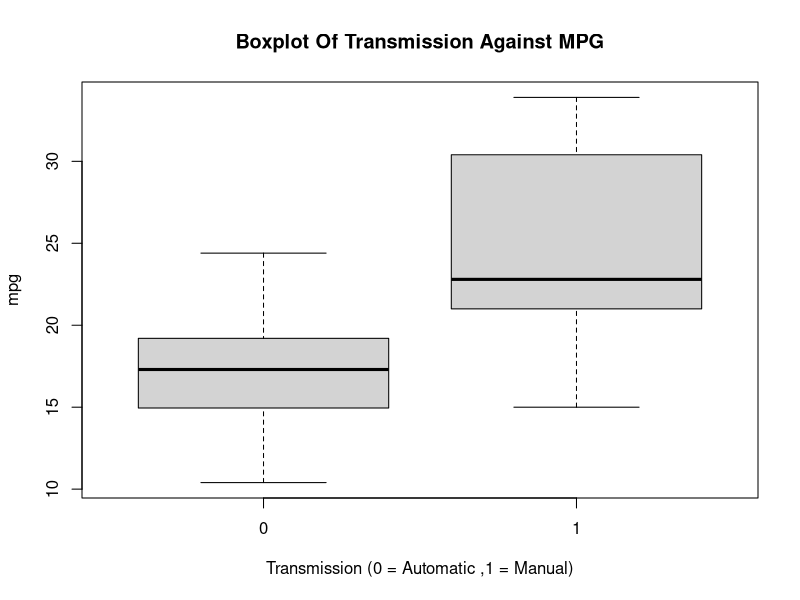
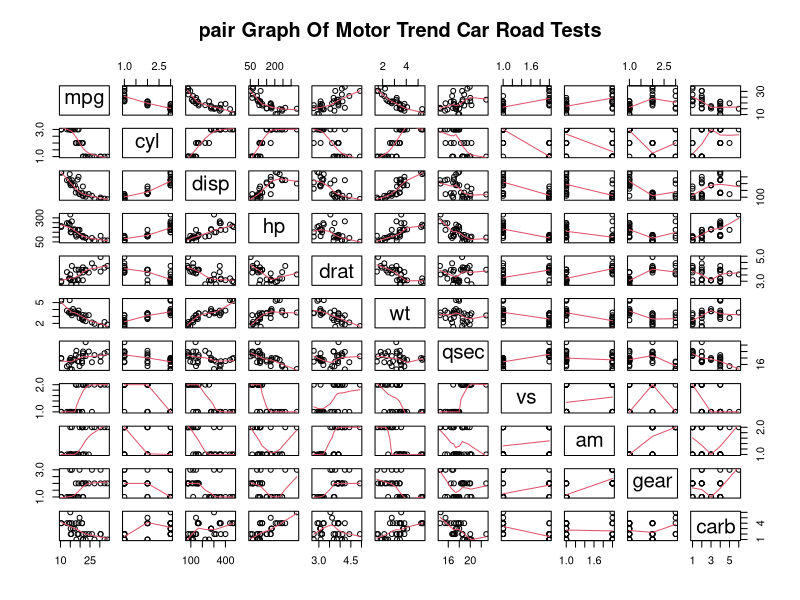
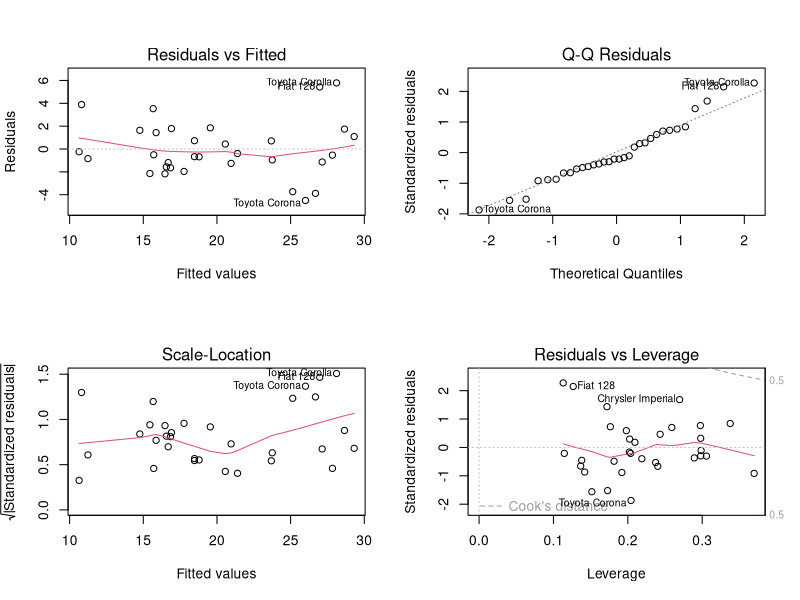

Source code (R) for these figures, in order:
## Exploratory Data Analysis

library(ggplot2)
data(mtcars)
mtcars[1:3, ] # Sample Data

dim(mtcars)
mtcars$cyl <- as.factor(mtcars$cyl)
mtcars$vs <- as.factor(mtcars$vs)
mtcars$am <- factor(mtcars$am)
mtcars$gear <- factor(mtcars$gear)
mtcars$carb <- factor(mtcars$carb)
attach(mtcars)

## Inference

result <- t.test(mpg ~ am)
result$p.Value
result$estimate

## Refression Analysis

mtcars$vs <- as.factor(mtcars$vs)
mtcars$am <- as.factor(mtcars$am)

##Transmission 
boxplot(mpg ~ am,data = mtcars,xlab="Transmission (0 = Automatic ,1 = Manual)")
title(main="Boxplot Of Transmission Against MPG")

## Pair Graph
pairs(mtcars,panel=panel.smooth,main="pair Graph Of Motor Trend Car Road Tests")

## Analysis of variance Model
analysis <- aov(mpg ~ ., data = mtcars)

summary(analysis)
## Predictor variables
lm <- lm(mpg ~ cyl + disp + wt + drat + am, data = mtcars)
summary(lm)
## Coefficient of draft 
ts <-lm(mpg~ cyl + disp + wt + am, data = mtcars)
summary(lm)
## Remove Variable disp
ts <- lm(mpg ~ cyl + wt + am, data = mtcars)
summary(lm)
## Diagnostic Model
par(mfrow = c(2, 2))
plot(lm)